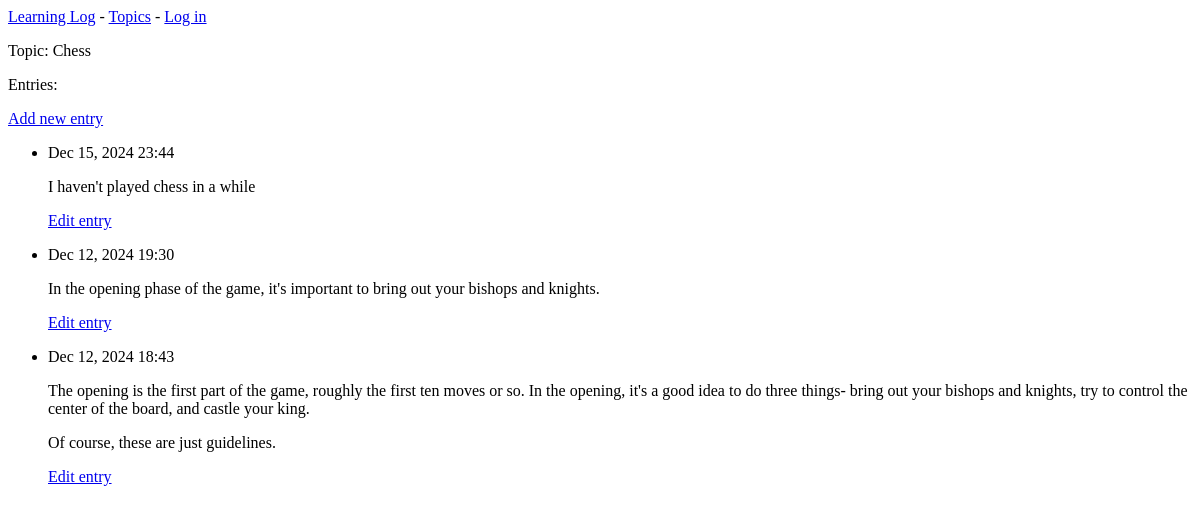
The app's page /topics/1/, older data.
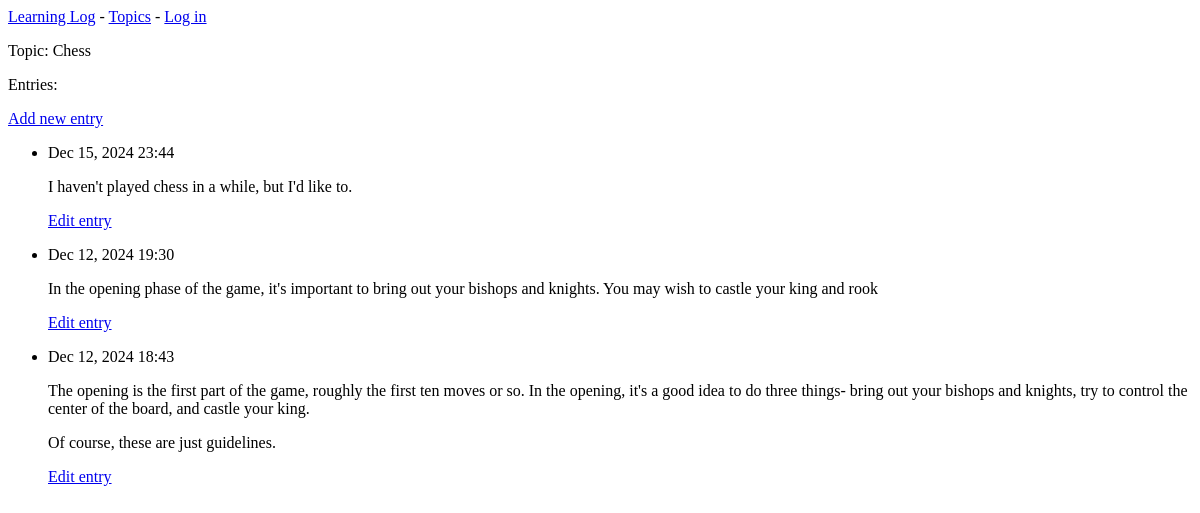
The same page, newer data.
### learning_logs/models.py (models this page shows, shortened)
class Topic(models.Model):
    text = models.CharField(max_length=200)
    date_added = models.DateTimeField(auto_now_add=True)

class Entry(models.Model):
    topic = models.ForeignKey(Topic, on_delete=models.CASCADE)
    text = models.TextField()
    date_added = models.DateTimeField(auto_now_add=True)
    class Meta:
        verbose_name_plural = 'entries'

### learning_logs/views.py (the view)
# urls.py: path('topics/<int:topic_id>/', views.topic, name='topic'),
def topic(request, topic_id):
    topic = Topic.objects.get(id=topic_id)
    entries = topic.entry_set.order_by('-date_added')
    context = {'topic': topic, 'entries': entries}
    return render(request, 'learning_logs/topic.html', context)

### learning_logs/templates/learning_logs/topic.html
{% extends 'learning_logs/base.html' %} {% block content %}
<p>Topic: {{ topic.text }}</p>
<p>Entries:</p>
<p><a href="{% url 'learning_logs:new_entry' topic.id %}">Add new entry</a></p>
<ul>
  {% for entry in entries %}
  <li>
    <p>{{ entry.date_added|date:'M d, Y H:i' }}</p>
    <p>{{ entry.text|linebreaks }}</p>
    <p>
      <a href="{% url 'learning_logs:edit_entry' entry.id %}">Edit entry</a>
    </p>
  </li>
  {% empty %}
  <li>There are no entries for this topic yet.</li>
  {% endfor %}
</ul>
{% endblock content %}

### learning_logs/templates/learning_logs/base.html
<p>
  <a href="{% url 'learning_logs:index' %}">Learning Log</a> -
  <a href="{% url 'learning_logs:topics' %}">Topics</a> -
  {% if user.is_authenticated %}
  Hello, {{ user.username}}.
  {% else %}
  <a href="{% url 'accounts:login' %}">Log in</a>
  {% endif %}
</p>
{% block content %}{% endblock content %}

Row changes from the older to the newer data that the page shows:
changed Entry: text "I haven't played chess in a while" → "I haven't played chess in a while, but I'd like to."
changed Entry: text "In the opening phase of the game, it's important to bring out your bishops and knights." → "In the opening phase of the game, it's important to bring out your bishops and knights. You may wish to castle your king and rook"
